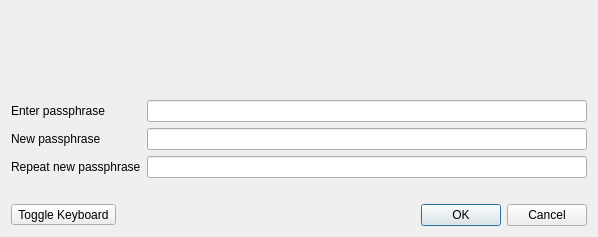
<?xml version="1.0" encoding="UTF-8"?>
<ui version="4.0">
 <class>AskPassphraseDialog</class>
 <widget class="QDialog" name="AskPassphraseDialog">
  <property name="geometry">
   <rect>
    <x>0</x>
    <y>0</y>
    <width>598</width>
    <height>237</height>
   </rect>
  </property>
  <property name="sizePolicy">
   <sizepolicy hsizetype="Preferred" vsizetype="Expanding">
    <horstretch>0</horstretch>
    <verstretch>0</verstretch>
   </sizepolicy>
  </property>
  <property name="minimumSize">
   <size>
    <width>550</width>
    <height>0</height>
   </size>
  </property>
  <property name="windowTitle">
   <string>Passphrase Dialog</string>
  </property>
  <layout class="QVBoxLayout" name="verticalLayout">
   <item>
    <widget class="QLabel" name="warningLabel">
     <property name="textFormat">
      <enum>Qt::RichText</enum>
     </property>
     <property name="wordWrap">
      <bool>true</bool>
     </property>
    </widget>
   </item>
   <item>
    <layout class="QFormLayout" name="formLayout">
     <property name="fieldGrowthPolicy">
      <enum>QFormLayout::AllNonFixedFieldsGrow</enum>
     </property>
     <item row="1" column="0">
      <widget class="QLabel" name="passLabel1">
       <property name="text">
        <string>Enter passphrase</string>
       </property>
      </widget>
     </item>
     <item row="1" column="1">
      <widget class="QLineEdit" name="passEdit1">
       <property name="echoMode">
        <enum>QLineEdit::Password</enum>
       </property>
      </widget>
     </item>
     <item row="2" column="0">
      <widget class="QLabel" name="passLabel2">
       <property name="text">
        <string>New passphrase</string>
       </property>
      </widget>
     </item>
     <item row="2" column="1">
      <widget class="QLineEdit" name="passEdit2">
       <property name="echoMode">
        <enum>QLineEdit::Password</enum>
       </property>
      </widget>
     </item>
     <item row="3" column="0">
      <widget class="QLabel" name="passLabel3">
       <property name="text">
        <string>Repeat new passphrase</string>
       </property>
      </widget>
     </item>
     <item row="3" column="1">
      <widget class="QLineEdit" name="passEdit3">
       <property name="echoMode">
        <enum>QLineEdit::Password</enum>
       </property>
      </widget>
     </item>
     <item row="4" column="1">
      <widget class="QLabel" name="capsLabel">
       <property name="font">
        <font>
         <weight>75</weight>
         <bold>true</bold>
        </font>
       </property>
       <property name="text">
        <string/>
       </property>
       <property name="alignment">
        <set>Qt::AlignCenter</set>
       </property>
      </widget>
     </item>
    </layout>
   </item>
   <item>
    <layout class="QHBoxLayout" name="horizontalLayout">
     <property name="topMargin">
      <number>0</number>
     </property>
     <property name="rightMargin">
      <number>0</number>
     </property>
     <item>
      <widget class="QToolButton" name="keyboardToggle">
       <property name="text">
        <string>Toggle Keyboard</string>
       </property>
      </widget>
     </item>
     <item>
      <widget class="QDialogButtonBox" name="buttonBox">
       <property name="orientation">
        <enum>Qt::Horizontal</enum>
       </property>
       <property name="standardButtons">
        <set>QDialogButtonBox::Cancel|QDialogButtonBox::Ok</set>
       </property>
      </widget>
     </item>
    </layout>
   </item>
   <item>
    <layout class="QVBoxLayout" name="keyboardLayout"/>
   </item>
  </layout>
 </widget>
 <resources/>
 <connections>
  <connection>
   <sender>buttonBox</sender>
   <signal>accepted()</signal>
   <receiver>AskPassphraseDialog</receiver>
   <slot>accept()</slot>
   <hints>
    <hint type="sourcelabel">
     <x>248</x>
     <y>254</y>
    </hint>
    <hint type="destinationlabel">
     <x>157</x>
     <y>274</y>
    </hint>
   </hints>
  </connection>
  <connection>
   <sender>buttonBox</sender>
   <signal>rejected()</signal>
   <receiver>AskPassphraseDialog</receiver>
   <slot>reject()</slot>
   <hints>
    <hint type="sourcelabel">
     <x>316</x>
     <y>260</y>
    </hint>
    <hint type="destinationlabel">
     <x>286</x>
     <y>274</y>
    </hint>
   </hints>
  </connection>
 </connections>
</ui>
